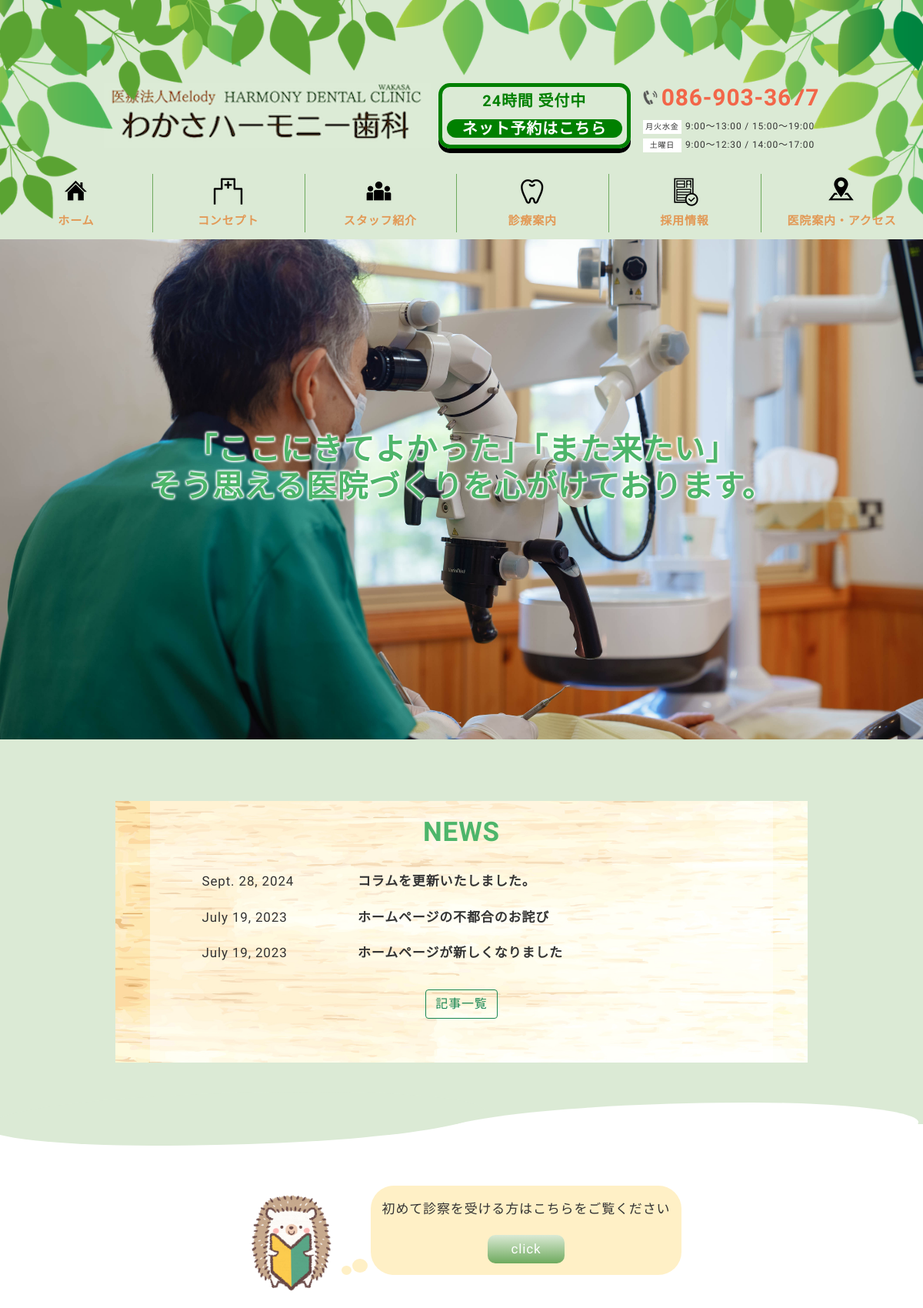
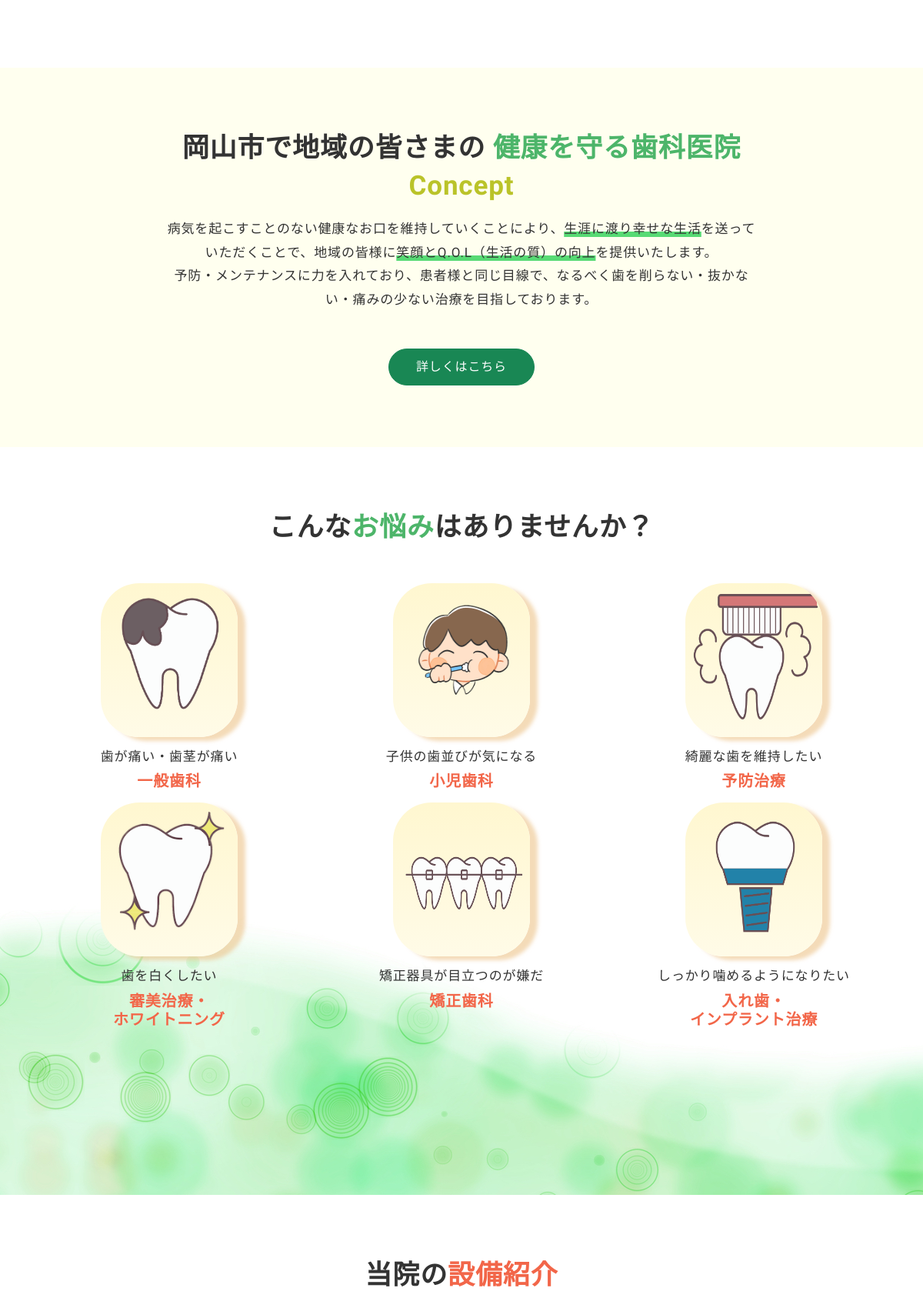
The page / (upper part) on the database its author committed (2 pictures, top to bottom).
### dent_site/models.py (models this page shows, shortened)
class News(models.Model):
  date = models.DateField()
  title = models.CharField(max_length=50)
  text = models.TextField()

### dent_site/views.py (the view)
# urls.py: path('', views.home, name='home'),
def home(request):
    contents = News.objects.order_by('date').reverse()[0:3]
    context = {
        'contents': contents,
    }
    return render(request, 'dent_site/home.html', context)

### dent_site/templates/dent_site/home.html (shortened to what this page needs)
{% extends './base.html' %}
{% load static %}
{% block head %}
<link rel="stylesheet" type="text/css" href="{% static 'dent_site/css/home.css' %}">
{% endblock head %}
{% block content %}
<div class="slide position-relative">
  <h1 class="position-absolute text-center">「ここにきてよかった」「また来たい」<br>そう思える医院づくりを心がけております。</h1>
  <img class="h-100 w-100 position-absolute" src="media/photo/home/slide2.jpg" style="left: 0;"/>
</div>
<main>
  <div class="news-container back-green py-80 position-relative" style="height: 500px;">
    <div class="news-back mx-auto" style="background-image: url(/media/img/home/news.jpg);">
      <div class="news">
        <h2 class="en green py-3">NEWS</h2>
        {% for content in contents %}
          <div>
            <div class="row py-2 g-0">
              <time class="col-2 offset-1">{{ content.date }}</time>
              <a href="{% url 'dent_site:news_detail' content.pk %}" class="txt fw-bold col-8">{{ content.title }}</a>
            </div>
          </div>
        {% endfor %}
        <div class="text-center">
          <a href="{% url 'dent_site:news' %}" class="btn btn-outline-success mt-4">記事一覧</a>
        </div>
      </div>
    </div>
    <div class="wave"></div>
  </div>
  <div class="py-80">
    <div class="d-flex justify-content-center">
      <img class="hedgehog col-6" src="media/img/home/first.png">
      <div class="bubble position-relative">
        <p class="txt">初めて診察を受ける方はこちらをご覧ください</p>
        <a href="{% url 'dent_site:first' %}" class="en"><div class="click-btn">click</div></a>
      </div>
    </div>
  </div>
  <div class="back-yellow py-80 text-center">
    <div class="container">
      <h2 class="mb-3">
        <span class="jp">岡山市で地域の皆さまの<br class="sp-only">
          <span class="green">健康を守る歯科医院</span></span>
        <span class="en">Concept</span>
      </h2>
      <p class="mx-auto" style="width: 70%;">
        病気を起こすことのない健康なお口を維持していくことにより、<span class="marker">生涯に渡り幸せな生活</span>を送っていただくことで、地域の皆様に<span class="marker">笑顔とQ.O.L（生活の質）の向上</span>を提供いたします。<br>
        予防・メンテナンスに力を入れており、患者様と同じ目線で、なるべく歯を削らない・抜かない・痛みの少ない治療を目指しております。
      </p>
      <a class="d-btn btn btn-success mt-5" href="{% url 'dent_site:concept' %}" role="button">詳しくはこちら</a>
    </div>
  </div>
  <div class="treatment_back py-80" style="background-image: url(/media/img/home/back.jpg);">
    <div class="treatment container">
      <h2 class="mb-5">こんな<span class="green">お悩み</span>はありませんか？</h2>
      <div class="row text-center">
        <div class="col-6 col-lg-4">
          <div class="item mb-3">
            <a href="{% url 'dent_site:general' %}" class="item-thumb">
              <figure><img class="img-fluid" src="media/img/home/general.png"></figure>
              <div class="jp">歯が痛い・歯茎が痛い</div>
            </a>
            <h3>一般歯科</h3>
          </div>
        </div>
        <div class="col-6 col-lg-4">
          <div class="item mb-3">
            <a href="{% url 'dent_site:pediatric' %}" class="item-thumb">
              <figure><img class="img-fluid" src="media/img/home/pediatric.png"></figure>
              <div class="jp">子供の歯並びが気になる</div>
            </a>
            <h3>小児歯科</h3>
          </div>
        </div>
        <div class="col-6 col-lg-4">
          <div class="item mb-3">
            <a href="{% url 'dent_site:treatment' %}" class="item-thumb">
              <figure><img class="img-fluid" src="media/img/home/treatment.png"></figure>
              <div class="jp">綺麗な歯を維持したい</div>
            </a>
            <h3>予防治療</h3>
          </div>
        </div>
        <div class="col-6 col-lg-4">
          <div class="item mb-3">
            <a href="{% url 'dent_site:cosmetic' %}" class="item-thumb">
              <figure><img class="img-fluid" src="media/img/home/cosmetic.png" style="padding: 10px;"></figure>
              <div class="jp">歯を白くしたい</div>
            </a>
            <h3>審美治療・<br>ホワイトニング</h3>
          </div>
        </div>
        <div class="col-6 col-lg-4">
          <div class="item mb-3">
            <a href="{% url 'dent_site:orthodontics' %}" class="item-thumb">
              <figure><img class="img-fluid" src="media/img/home/orthodontics.png" style="padding: 20px 0;"></figure>
              <div class="jp">矯正器具が目立つのが嫌だ</div>
            </a>
            <h3>矯正歯科</h3>
          </div>
        </div>
        <div class="col-6 col-lg-4">
          <div class="item mb-3">
            <a href="{% url 'dent_site:implant' %}" class="item-thumb">
              <figure><img class="img-fluid" src="media/img/home/implant.png" style="padding: 0 25px;"></figure>
              <div class="jp">しっかり噛めるようになりたい</div>
            </a>
            <h3>入れ歯・<br>インプラント治療</h3>
          </div>
        </div>
      </div>
    </div>
  </div>
  <div class="py-80">
    <div class="container circle">
      <h2 class="mb-5">当院の<span class="red">設備紹介</span></h2>
    </div>
  </div>
</main>
{% endblock %}

### staticfiles/dent_site/css/style.css (style rules this page uses)
.h1, .h2, .h3, .h4, .h5, .h6, h1, h2, h3, h4, h5, h6, p { margin: 0; }
a { background-color: transparent; text-decoration: none; color: inherit; }
figure { margin: 0; }
body { font-family: "M PLUS Rounded 1c", sans-serif; font-size: 17px; color: #333; letter-spacing: .05em; line-height: 1.8; font-weight: 400; }
.en { font-family: 'Itim', cursive; }
.green { color: #4db56a; font-weight: 600; }
.red { color: #F26649; font-weight: 600; }
.marker { text-decoration: underline; text-decoration-thickness: 0.4em; text-decoration-color: #57da74; text-underline-offset: -0.1em; text-decoration-skip-ink: none; }
.back-green { background: #dbead5; }
.back-yellow { background: #FFFFEF; }
.py-80 { padding: 80px 0; }
h2 { font-size: 35px; font-weight: 700; line-height: 1.4; text-align: center; }
h2 .jp { display: block; }
h2 .en { color: #bac329; display: block; }
.d-btn { width: 190px; padding: 15px 0; border-radius: 25px; line-height: 1; }
.mx-auto { display: block; }

### staticfiles/dent_site/css/home.css (style rules this page uses)
.slide { height: 650px; }
.slide img { opacity:0; transition:all 1s ease-in-out; object-fit:cover; }
.slide h1 { z-index: 90; font-size: 40px; font-weight: bold; color: #4db56a; text-shadow: 1px 1px 3px #fff, -1px 1px 3px #fff, 1px -1px 3px #fff, -1px -1px 3px #fff; top: 0; left: 0; right: 0; bottom: 0; height: 150px; margin: auto; width: 75%; }
.news-back { background-repeat: no-repeat; width: 75%; height: 100%; background-size: cover; }
.news-back .news { width: 90%; height: 100%; margin: auto; background-color: #ffffff6e; }
.news time { width: 25%; }
.wave { position: absolute; height: 70px; width: 98%; background: #dbead5; bottom: 0; }
.wave::before, .wave::after { content: ""; display: block; position: absolute; border-radius: 100% 50%; }
.wave::before { width: 55%; height: 109%; background-color: #fff; right: -1.5%; top: 60%; }
.wave::after { width: 55%; height: 100%; background-color: #dbead5; left: -1.5%; top: 40%; }
.hedgehog { height: 10%; animation-iteration-count: infinite; animation-direction: alternate; width: 128px; animation-name: jump; animation-duration: .4s; }
.bubble { margin: 0em 0 3em 40px; padding: 15px; background: #fff0c6; border-radius: 30px; }
.bubble:before { content: ""; position: absolute; left: -38px; width: 13px; height: 12px; bottom: 0; background: #fff0c6; border-radius: 50%; }
.bubble:after { content: ""; position: absolute; left: -24px; width: 20px; height: 18px; bottom: 3px; background: #fff0c6; border-radius: 50%; }
.click-btn { width: 100px; padding: .2em; background: linear-gradient(#dbead5 , #6eaa5e); border-radius: 10px; color: #fff; text-align: center; margin: 18px auto 0 auto; }
.treatment_back { background-position: bottom center; background-repeat: no-repeat; padding-bottom: 200px; }
.treatment .item { margin: 0 auto; }
.treatment .item img { width: 50%; height: 200px; border-radius: 50px; background: linear-gradient(#fff7d0 , #fffbe7); box-shadow: 10px 5px 5px #ebbf8391; }
.treatment .item .jp { margin-top: 10px; }
.treatment .item h3 { margin-top: 5px; font-weight: bold; font-size: 20px; color: #F26649; }

### rows shown on the page
News: date "Sept. 28, 2024", title "コラムを更新いたしました。"
News: date "July 19, 2023", title "ホームページの不都合のお詫び"
News: date "July 19, 2023", title "ホームページが新しくなりました"
